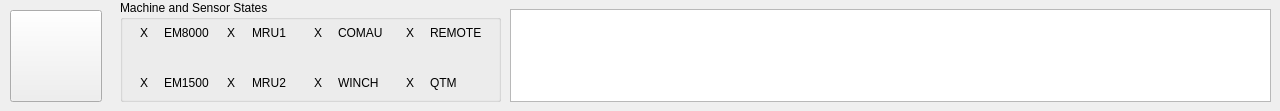
    <widget class="QWidget" name="tab">
     <attribute name="title">
      <string>Status</string>
     </attribute>
     <widget class="QTextEdit" name="logDump">
      <property name="geometry">
       <rect>
        <x>510</x>
        <y>9</y>
        <width>761</width>
        <height>93</height>
       </rect>
      </property>
      <property name="readOnly">
       <bool>true</bool>
      </property>
     </widget>
     <widget class="QGroupBox" name="groupBox_22">
      <property name="geometry">
       <rect>
        <x>120</x>
        <y>0</y>
        <width>381</width>
        <height>102</height>
       </rect>
      </property>
      <property name="title">
       <string>Machine and Sensor States</string>
      </property>
      <widget class="QLabel" name="em1500_bActive">
       <property name="geometry">
        <rect>
         <x>20</x>
         <y>73</y>
         <width>20</width>
         <height>20</height>
        </rect>
       </property>
       <property name="text">
        <string>X</string>
       </property>
      </widget>
      <widget class="QLabel" name="label_28">
       <property name="geometry">
        <rect>
         <x>44</x>
         <y>73</y>
         <width>47</width>
         <height>20</height>
        </rect>
       </property>
       <property name="text">
        <string>EM1500</string>
       </property>
      </widget>
      <widget class="QLabel" name="mru1_bActive">
       <property name="geometry">
        <rect>
         <x>107</x>
         <y>23</y>
         <width>20</width>
         <height>20</height>
        </rect>
       </property>
       <property name="text">
        <string>X</string>
       </property>
      </widget>
      <widget class="QLabel" name="mru2_bActive">
       <property name="geometry">
        <rect>
         <x>107</x>
         <y>73</y>
         <width>20</width>
         <height>20</height>
        </rect>
       </property>
       <property name="text">
        <string>X</string>
       </property>
      </widget>
      <widget class="QLabel" name="label_27">
       <property name="geometry">
        <rect>
         <x>44</x>
         <y>23</y>
         <width>47</width>
         <height>20</height>
        </rect>
       </property>
       <property name="text">
        <string>EM8000</string>
       </property>
      </widget>
      <widget class="QLabel" name="label_31">
       <property name="geometry">
        <rect>
         <x>132</x>
         <y>73</y>
         <width>41</width>
         <height>20</height>
        </rect>
       </property>
       <property name="text">
        <string>MRU2</string>
       </property>
      </widget>
      <widget class="QLabel" name="label_32">
       <property name="geometry">
        <rect>
         <x>132</x>
         <y>23</y>
         <width>41</width>
         <height>20</height>
        </rect>
       </property>
       <property name="text">
        <string>MRU1</string>
       </property>
      </widget>
      <widget class="QLabel" name="label_37">
       <property name="geometry">
        <rect>
         <x>310</x>
         <y>73</y>
         <width>61</width>
         <height>20</height>
        </rect>
       </property>
       <property name="text">
        <string>QTM</string>
       </property>
      </widget>
      <widget class="QLabel" name="qtm_bActive">
       <property name="geometry">
        <rect>
         <x>286</x>
         <y>73</y>
         <width>20</width>
         <height>20</height>
        </rect>
       </property>
       <property name="text">
        <string>X</string>
       </property>
      </widget>
      <widget class="QLabel" name="em8000_bActive">
       <property name="geometry">
        <rect>
         <x>20</x>
         <y>23</y>
         <width>20</width>
         <height>20</height>
        </rect>
       </property>
       <property name="text">
        <string>X</string>
       </property>
      </widget>
      <widget class="QLabel" name="label_35">
       <property name="geometry">
        <rect>
         <x>218</x>
         <y>23</y>
         <width>61</width>
         <height>20</height>
        </rect>
       </property>
       <property name="text">
        <string>COMAU</string>
       </property>
      </widget>
      <widget class="QLabel" name="remote_bActive">
       <property name="geometry">
        <rect>
         <x>286</x>
         <y>23</y>
         <width>20</width>
         <height>20</height>
        </rect>
       </property>
       <property name="text">
        <string>X</string>
       </property>
      </widget>
      <widget class="QLabel" name="comau_bActive">
       <property name="geometry">
        <rect>
         <x>194</x>
         <y>23</y>
         <width>20</width>
         <height>20</height>
        </rect>
       </property>
       <property name="text">
        <string>X</string>
       </property>
      </widget>
      <widget class="QLabel" name="winch_bActive">
       <property name="geometry">
        <rect>
         <x>194</x>
         <y>73</y>
         <width>20</width>
         <height>20</height>
        </rect>
       </property>
       <property name="text">
        <string>X</string>
       </property>
      </widget>
      <widget class="QLabel" name="label_33">
       <property name="geometry">
        <rect>
         <x>218</x>
         <y>73</y>
         <width>61</width>
         <height>20</height>
        </rect>
       </property>
       <property name="text">
        <string>WINCH</string>
       </property>
      </widget>
      <widget class="QLabel" name="label_36">
       <property name="geometry">
        <rect>
         <x>310</x>
         <y>23</y>
         <width>61</width>
         <height>20</height>
        </rect>
       </property>
       <property name="text">
        <string>REMOTE</string>
       </property>
      </widget>
     </widget>
     <widget class="QPushButton" name="stopButtonA">
      <property name="geometry">
       <rect>
        <x>10</x>
        <y>10</y>
        <width>92</width>
        <height>92</height>
       </rect>
      </property>
      <property name="text">
       <string/>
      </property>
     </widget>
    </widget>
